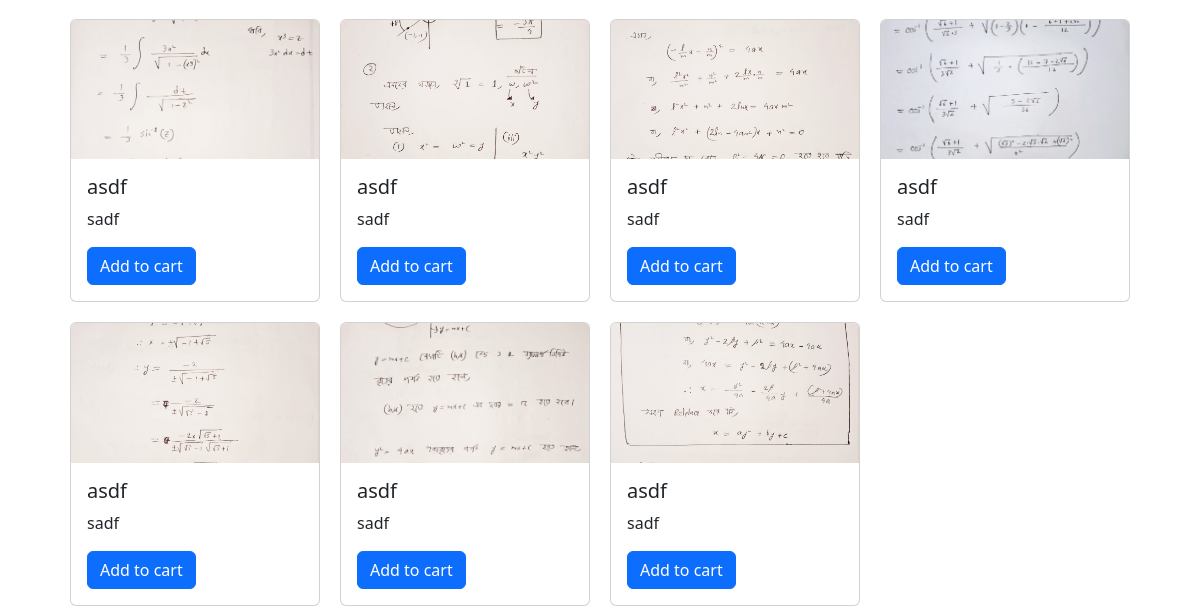
Page /products/all (lower part) on the earlier database version.
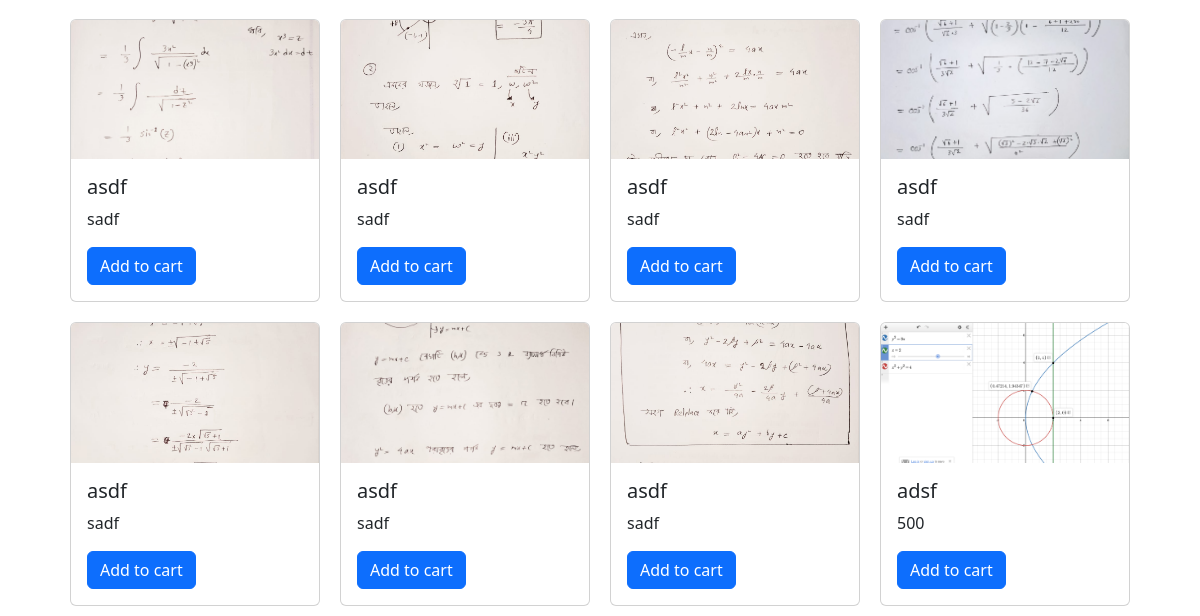
Same page on the later database version.
### app/models.py (models this page shows)
class Product(db.Model):
    id = db.Column(db.Integer,primary_key = True)
    name = db.Column(db.String(200),nullable = False)
    description = db.Column(db.String(200),nullable = False)
    price = db.Column(db.Integer,nullable = False)
    stock = db.Column(db.Integer,nullable = False)
    category = db.Column(db.String(100),nullable = False)
    image = db.Column(db.String(100),nullable = False)
    time = db.Column(db.DateTime,default= datetime.now)

### app/routes.py (the view)
@main.route('/products/<category>')
def products(category):
    if category == "all":
        products = Product.query.order_by(Product.id).all()
    else:
        products = Product.query.order_by(Product.id).filter_by(category = category)
    return render_template('/products.html',products= products)

### app/templates/products.html (shortened to what this page needs)
{% extends 'layout.html' %}
{% block body %}
<div class="container">
    <div class="row">
{% for item in products %}
    <div class="col-md-3" id="cardstyle">
        <div class="card" width = "18 rem">
            <img src="{{ url_for('addproduct.uploaded_file',filename=item.image.split('/')[-1]) }}" class="card-img-top" alt="notheim" >
            <div class="card-body">
                <h5 class="card-title"> {{ item.name }}</h5>
                <p class="card-text"> {{ item.price }}</p>
                <form action="addtocart" method="post">
                    <button type="submit" class="btn btn-primary">Add to cart</button>
                </form>
            </div>
        </div>
    </div>
        {% endfor %}
    </div>
</div>
    </div>
        {% endblock %}

### app/templates/layout.html (shortened to what this page needs)
<!DOCTYPE html>
<html>
<head>
  <link href="https://cdn.jsdelivr.net/npm/bootstrap@5.3.3/dist/css/bootstrap.min.css" rel="stylesheet"
>
</head>
<body>
  <div class="body">
    {% block body %}
    {% endblock %}
</body>
</html>

### app/templates/layout.html (style rules this page uses)
.body { padding-left: 5%; padding-right: 5%; padding-top: 1%; }

### app/templates/products.html (style rules this page uses)
.card img { width: 100%; height: auto; aspect-ratio: 16/9; object-fit: cover; }
.card-body { object-fit: cover; }
#cardstyle { padding: 10px 10px 10px 10px; }

Differences in the rows shown:
added Product: image (picture), name "adsf", price "500"
